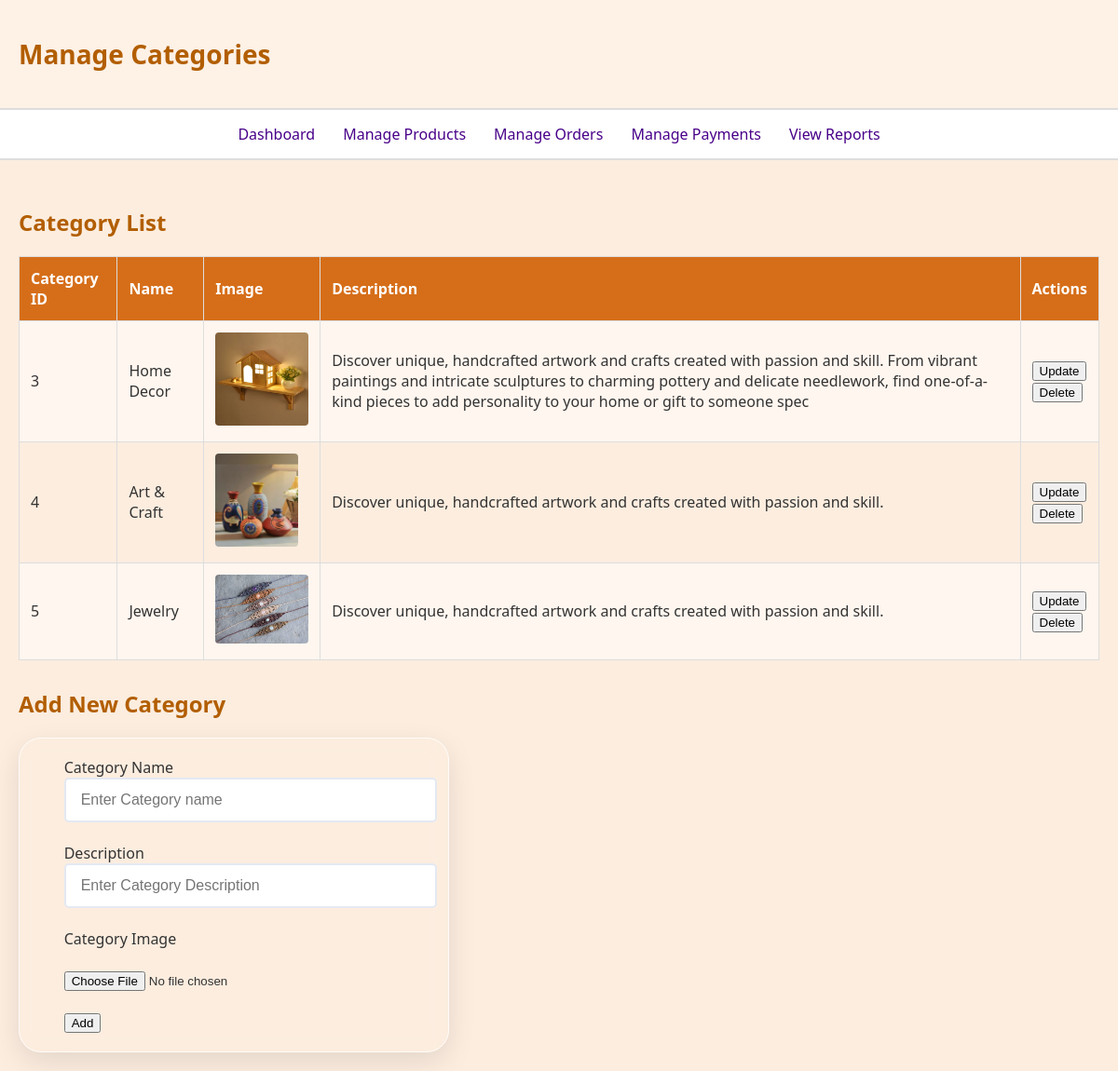
Page /admin/ManageCategories.php (signed in) on the committed database.
### tables this page shows
CREATE TABLE `categories` (
  `category_id` int(11) NOT NULL,
  `name` varchar(100) NOT NULL,
  `Image` varchar(255) NOT NULL,
  `description` varchar(255) NOT NULL
);

### admin/ManageCategories.php (the view, shortened to what this page needs)
<?php
include '../db.php';
$categories = $conn->query("SELECT * FROM categories")->fetch_all(MYSQLI_ASSOC);
?>
<!DOCTYPE html>
<html lang="en">
<head>
    <link rel="stylesheet" href="admin.css">
</head>
<body>
    <header>
        <h1>Manage Categories</h1>
    </header>
    <nav>
        <ul>
            <li><a href="index.php">Dashboard</a></li>
            <li><a href="ManageProduct.php">Manage Products</a></li>
            <li><a href="ManageOrder.php">Manage Orders</a></li>
            <li><a href="ManagePayement.php">Manage Payments</a></li>
            <li><a href="ViewReport.php">View Reports</a></li>
        </ul>
    </nav>
    <div class="container">
        <h2>Category List</h2>
        <table class="table">
            <tr>
                <th>Category ID</th>
                <th>Name</th>
                <th>Image</th>
                <th>Description</th>
                <th>Actions</th>
            </tr>
            <?php foreach ($categories as $category): ?>
                <tr>
                    <td><?php echo htmlspecialchars($category['category_id']); ?></td>
                    <td><?php echo htmlspecialchars($category['name']); ?></td>
                    <td>
                        <?php
                        $image_path = '/My Project/uploads/' . urlencode(htmlspecialchars($category['Image']));
                        $full_image_path = $_SERVER['DOCUMENT_ROOT'] . '/My Project/uploads/' . htmlspecialchars($category['Image']);
                        if (file_exists($full_image_path)) {
                            echo '<img src="' . $image_path . '" alt="' . htmlspecialchars($category['name']) . '" class="product-image">';
                        } else {
                            echo '<div class="error-image">Image not found</div>';
                        }
                        ?>
                    </td>
                    <td><?php echo htmlspecialchars($category['description']); ?></td>
                    <td>
                        <form action="UpdateCategory.php" method="POST">
                            <input type="submit" value="Update">
                        </form>
                        <form action="ManageCategories.php" method="POST">
                            <input type="submit" name="delete_category" value="Delete" onclick="return confirm('Are you sure you want to delete this category?');">
                        </form>
                    </td>
                </tr>
            <?php endforeach; ?>
        </table>
        <h2>Add New Category</h2>
        <div class="add_category">
        <form action="ManageCategories.php" method="POST" enctype="multipart/form-data">
            <label>Category Name</label>
            <input type="text" name="name" placeholder="Enter Category name" required>
            <br>
            <br>
            <label>Description</label>
            <input type="text" name="description" placeholder="Enter Category Description" required>
            <br>
            <br>
            <label>Category Image</label>
            <br>
            <br>
            <input type="file" name="image" required>
            <br>
            <br>
            <input type="submit" name="add_category" value="Add">
        </form>
        </div>
    </div>
</body>
</html>

### admin/admin.css (style rules this page uses)
body { margin: 0; font-family: 'Segoe UI', sans-serif; background-color: #fceddf; color: #333; }
header { background-color: #fef1e6; padding: 20px; border-bottom: 2px solid #ddd; }
h1 { font-size: 28px; color: #b25e00; }
nav { display: flex; justify-content: center; background-color: #fff; padding: 15px 0; border-bottom: 2px solid #ddd; }
nav ul { display: flex; gap: 30px; list-style: none; padding: 0; margin: 0; }
nav ul li a { text-decoration: none; color: #480089; font-weight: 500; font-size: 16px; }
.container { padding: 20px; }
h2 { color: #b25e00; margin-top: 30px; }
.table { width: 100%; border-collapse: collapse; margin-top: 20px; }
.table th, .table td { border: 1px solid #ccc; padding: 10px; text-align: center; }
.table th { background-color: #b25e00; color: white; }
.table tr:nth-child(even) { background-color: #fff6ef; }

### admin/ManageCategories.php (style rules this page uses)
.table { width: 100%; border-collapse: collapse; margin: 20px 0; }
.table th, .table td { padding: 12px; text-align: left; border: 1px solid #ddd; }
.table th { background-color:rgb(214, 110, 25); }
form input[type="text"], form input[type="number"], form textarea, form select { width: 100%; padding: 0.8rem 1rem; border: 2px solid #e4e9f2; border-radius: 5px; font-size: 1rem; transition: all 0.3s ease; }
.add_category { width: 100%; max-width: 420px; padding: 20px; position: relative; display: flex; align-items: center; justify-content: center; border-radius: 24px; box-shadow: 0 10px 30px rgba(0, 0, 0, 0.1); backdrop-filter: blur(10px); border: 1px solid rgba(255, 255, 255, 0.8) }
.add_category::before { content: ''; position: absolute; top: -2px; left: -2px; right: -2px; bottom: -2px; border-radius: 28px; z-index: -1; filter: blur(24px); opacity: 0.6; }
.product-image { max-width: 100px; max-height: 100px; object-fit: cover; border-radius: 4px; }

### rows in the picture
categories: category_id "3", name "Home Decor", Image (picture), description "Discover unique, handcrafted artwork and crafts created with passion and skill. From vibrant paintings and intricate sculptures to charming pottery and delicate needlework, find one-of-a-kind pieces to add personality to your home or gift to someone spec"
categories: category_id "4", name "Art & Craft", Image (picture), description "Discover unique, handcrafted artwork and crafts created with passion and skill."
categories: category_id "5", name "Jewelry", Image (picture), description "Discover unique, handcrafted artwork and crafts created with passion and skill."
